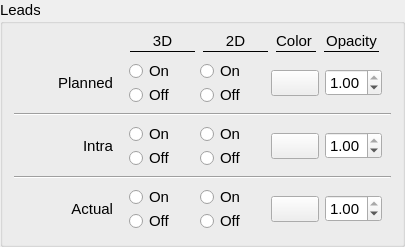
       <widget class="QGroupBox" name="leadVisWig">
        <property name="font">
         <font>
          <family>Arial</family>
          <pointsize>11</pointsize>
         </font>
        </property>
        <property name="title">
         <string>Leads</string>
        </property>
        <layout class="QGridLayout" name="gridLayout_7">
         <property name="topMargin">
          <number>6</number>
         </property>
         <item row="5" column="0">
          <widget class="QWidget" name="widget_3" native="true">
           <layout class="QGridLayout" name="gridLayout_6">
            <property name="topMargin">
             <number>0</number>
            </property>
            <property name="bottomMargin">
             <number>0</number>
            </property>
            <property name="verticalSpacing">
             <number>0</number>
            </property>
            <item row="0" column="6" rowspan="2">
             <widget class="ctkColorPickerButton" name="actualLeadVisColor">
              <property name="minimumSize">
               <size>
                <width>35</width>
                <height>0</height>
               </size>
              </property>
              <property name="displayColorName">
               <bool>false</bool>
              </property>
              <attribute name="buttonGroup">
               <string notr="true">colorPickerButtonGroup</string>
              </attribute>
             </widget>
            </item>
            <item row="0" column="1">
             <widget class="QRadioButton" name="actualLead3DVisOn">
              <property name="sizePolicy">
               <sizepolicy hsizetype="Fixed" vsizetype="Fixed">
                <horstretch>0</horstretch>
                <verstretch>0</verstretch>
               </sizepolicy>
              </property>
              <property name="minimumSize">
               <size>
                <width>55</width>
                <height>0</height>
               </size>
              </property>
              <property name="font">
               <font>
                <family>Arial</family>
                <pointsize>11</pointsize>
               </font>
              </property>
              <property name="focusPolicy">
               <enum>Qt::NoFocus</enum>
              </property>
              <property name="text">
               <string>On</string>
              </property>
              <attribute name="buttonGroup">
               <string notr="true">patientModelsViewButtonGroup</string>
              </attribute>
             </widget>
            </item>
            <item row="0" column="0" rowspan="2">
             <widget class="QLabel" name="label_3">
              <property name="sizePolicy">
               <sizepolicy hsizetype="Fixed" vsizetype="Preferred">
                <horstretch>0</horstretch>
                <verstretch>0</verstretch>
               </sizepolicy>
              </property>
              <property name="minimumSize">
               <size>
                <width>100</width>
                <height>0</height>
               </size>
              </property>
              <property name="font">
               <font>
                <family>Arial</family>
                <pointsize>11</pointsize>
               </font>
              </property>
              <property name="text">
               <string>Actual</string>
              </property>
              <property name="alignment">
               <set>Qt::AlignRight|Qt::AlignTrailing|Qt::AlignVCenter</set>
              </property>
              <property name="indent">
               <number>10</number>
              </property>
             </widget>
            </item>
            <item row="1" column="2">
             <spacer name="horizontalSpacer_4">
              <property name="orientation">
               <enum>Qt::Horizontal</enum>
              </property>
              <property name="sizeType">
               <enum>QSizePolicy::Fixed</enum>
              </property>
              <property name="sizeHint" stdset="0">
               <size>
                <width>10</width>
                <height>20</height>
               </size>
              </property>
             </spacer>
            </item>
            <item row="1" column="1">
             <widget class="QRadioButton" name="actualLead3DVisOff">
              <property name="sizePolicy">
               <sizepolicy hsizetype="Fixed" vsizetype="Fixed">
                <horstretch>0</horstretch>
                <verstretch>0</verstretch>
               </sizepolicy>
              </property>
              <property name="minimumSize">
               <size>
                <width>55</width>
                <height>0</height>
               </size>
              </property>
              <property name="font">
               <font>
                <family>Arial</family>
                <pointsize>11</pointsize>
               </font>
              </property>
              <property name="focusPolicy">
               <enum>Qt::NoFocus</enum>
              </property>
              <property name="text">
               <string>Off</string>
              </property>
              <attribute name="buttonGroup">
               <string notr="true">patientModelsViewButtonGroup</string>
              </attribute>
             </widget>
            </item>
            <item row="1" column="4">
             <spacer name="horizontalSpacer_35">
              <property name="orientation">
               <enum>Qt::Horizontal</enum>
              </property>
              <property name="sizeType">
               <enum>QSizePolicy::Fixed</enum>
              </property>
              <property name="sizeHint" stdset="0">
               <size>
                <width>10</width>
                <height>20</height>
               </size>
              </property>
             </spacer>
            </item>
            <item row="0" column="3">
             <widget class="QRadioButton" name="actualLead2DVisOn">
              <property name="sizePolicy">
               <sizepolicy hsizetype="Fixed" vsizetype="Fixed">
                <horstretch>0</horstretch>
                <verstretch>0</verstretch>
               </sizepolicy>
              </property>
              <property name="minimumSize">
               <size>
                <width>55</width>
                <height>0</height>
               </size>
              </property>
              <property name="font">
               <font>
                <family>Arial</family>
                <pointsize>11</pointsize>
               </font>
              </property>
              <property name="focusPolicy">
               <enum>Qt::NoFocus</enum>
              </property>
              <property name="text">
               <string>On</string>
              </property>
              <attribute name="buttonGroup">
               <string notr="true">patientModelsViewButtonGroup</string>
              </attribute>
             </widget>
            </item>
            <item row="0" column="7" rowspan="2">
             <widget class="QDoubleSpinBox" name="actualLeadOpacity">
              <property name="sizePolicy">
               <sizepolicy hsizetype="Preferred" vsizetype="Fixed">
                <horstretch>0</horstretch>
                <verstretch>0</verstretch>
               </sizepolicy>
              </property>
              <property name="maximum">
               <double>1.000000000000000</double>
              </property>
              <property name="singleStep">
               <double>0.100000000000000</double>
              </property>
              <property name="value">
               <double>1.000000000000000</double>
              </property>
             </widget>
            </item>
            <item row="1" column="3">
             <widget class="QRadioButton" name="actualLead2DVisOff">
              <property name="sizePolicy">
               <sizepolicy hsizetype="Fixed" vsizetype="Fixed">
                <horstretch>0</horstretch>
                <verstretch>0</verstretch>
               </sizepolicy>
              </property>
              <property name="minimumSize">
               <size>
                <width>55</width>
                <height>0</height>
               </size>
              </property>
              <property name="font">
               <font>
                <family>Arial</family>
                <pointsize>11</pointsize>
               </font>
              </property>
              <property name="styleSheet">
               <string notr="true"/>
              </property>
              <property name="text">
               <string>Off</string>
              </property>
              <attribute name="buttonGroup">
               <string notr="true">patientModelsViewButtonGroup</string>
              </attribute>
             </widget>
            </item>
           </layout>
          </widget>
         </item>
         <item row="1" column="0">
          <widget class="QWidget" name="widget_2" native="true">
           <layout class="QGridLayout" name="gridLayout_4">
            <property name="topMargin">
             <number>0</number>
            </property>
            <property name="bottomMargin">
             <number>0</number>
            </property>
            <property name="verticalSpacing">
             <number>0</number>
            </property>
            <item row="0" column="1">
             <widget class="QRadioButton" name="plannedLead3DVisOn">
              <property name="sizePolicy">
               <sizepolicy hsizetype="Fixed" vsizetype="Fixed">
                <horstretch>0</horstretch>
                <verstretch>0</verstretch>
               </sizepolicy>
              </property>
              <property name="minimumSize">
               <size>
                <width>55</width>
                <height>0</height>
               </size>
              </property>
              <property name="font">
               <font>
                <family>Arial</family>
                <pointsize>11</pointsize>
               </font>
              </property>
              <property name="focusPolicy">
               <enum>Qt::NoFocus</enum>
              </property>
              <property name="text">
               <string>On</string>
              </property>
              <attribute name="buttonGroup">
               <string notr="true">patientModelsViewButtonGroup</string>
              </attribute>
             </widget>
            </item>
            <item row="1" column="4">
             <spacer name="horizontalSpacer_34">
              <property name="orientation">
               <enum>Qt::Horizontal</enum>
              </property>
              <property name="sizeType">
               <enum>QSizePolicy::Fixed</enum>
              </property>
              <property name="sizeHint" stdset="0">
               <size>
                <width>10</width>
                <height>20</height>
               </size>
              </property>
             </spacer>
            </item>
            <item row="0" column="0" rowspan="2">
             <widget class="QLabel" name="label_2">
              <property name="sizePolicy">
               <sizepolicy hsizetype="Fixed" vsizetype="Preferred">
                <horstretch>0</horstretch>
                <verstretch>0</verstretch>
               </sizepolicy>
              </property>
              <property name="minimumSize">
               <size>
                <width>100</width>
                <height>0</height>
               </size>
              </property>
              <property name="font">
               <font>
                <family>Arial</family>
                <pointsize>11</pointsize>
               </font>
              </property>
              <property name="text">
               <string>Planned</string>
              </property>
              <property name="alignment">
               <set>Qt::AlignRight|Qt::AlignTrailing|Qt::AlignVCenter</set>
              </property>
              <property name="indent">
               <number>10</number>
              </property>
             </widget>
            </item>
            <item row="0" column="7" rowspan="2">
             <widget class="QDoubleSpinBox" name="plannedLeadOpacity">
              <property name="sizePolicy">
               <sizepolicy hsizetype="Preferred" vsizetype="Fixed">
                <horstretch>0</horstretch>
                <verstretch>0</verstretch>
               </sizepolicy>
              </property>
              <property name="maximum">
               <double>1.000000000000000</double>
              </property>
              <property name="singleStep">
               <double>0.100000000000000</double>
              </property>
              <property name="value">
               <double>1.000000000000000</double>
              </property>
             </widget>
            </item>
            <item row="1" column="2">
             <spacer name="horizontalSpacer_6">
              <property name="orientation">
               <enum>Qt::Horizontal</enum>
              </property>
              <property name="sizeType">
               <enum>QSizePolicy::Fixed</enum>
              </property>
              <property name="sizeHint" stdset="0">
               <size>
                <width>10</width>
                <height>20</height>
               </size>
              </property>
             </spacer>
            </item>
            <item row="0" column="3">
             <widget class="QRadioButton" name="plannedLead2DVisOn">
              <property name="sizePolicy">
               <sizepolicy hsizetype="Fixed" vsizetype="Fixed">
                <horstretch>0</horstretch>
                <verstretch>0</verstretch>
               </sizepolicy>
              </property>
              <property name="minimumSize">
               <size>
                <width>55</width>
                <height>0</height>
               </size>
              </property>
              <property name="font">
               <font>
                <family>Arial</family>
                <pointsize>11</pointsize>
               </font>
              </property>
              <property name="focusPolicy">
               <enum>Qt::NoFocus</enum>
              </property>
              <property name="text">
               <string>On</string>
              </property>
              <attribute name="buttonGroup">
               <string notr="true">patientModelsViewButtonGroup</string>
              </attribute>
             </widget>
            </item>
            <item row="1" column="1">
             <widget class="QRadioButton" name="plannedLead3DVisOff">
              <property name="sizePolicy">
               <sizepolicy hsizetype="Fixed" vsizetype="Fixed">
                <horstretch>0</horstretch>
                <verstretch>0</verstretch>
               </sizepolicy>
              </property>
              <property name="minimumSize">
               <size>
                <width>55</width>
                <height>0</height>
               </size>
              </property>
              <property name="font">
               <font>
                <family>Arial</family>
                <pointsize>11</pointsize>
               </font>
              </property>
              <property name="focusPolicy">
               <enum>Qt::NoFocus</enum>
              </property>
              <property name="text">
               <string>Off</string>
              </property>
              <attribute name="buttonGroup">
               <string notr="true">patientModelsViewButtonGroup</string>
              </attribute>
             </widget>
            </item>
            <item row="1" column="3">
             <widget class="QRadioButton" name="plannedLead2DVisOff">
              <property name="sizePolicy">
               <sizepolicy hsizetype="Fixed" vsizetype="Fixed">
                <horstretch>0</horstretch>
                <verstretch>0</verstretch>
               </sizepolicy>
              </property>
              <property name="minimumSize">
               <size>
                <width>55</width>
                <height>0</height>
               </size>
              </property>
              <property name="font">
               <font>
                <family>Arial</family>
                <pointsize>11</pointsize>
               </font>
              </property>
              <property name="styleSheet">
               <string notr="true"/>
              </property>
              <property name="text">
               <string>Off</string>
              </property>
              <attribute name="buttonGroup">
               <string notr="true">patientModelsViewButtonGroup</string>
              </attribute>
             </widget>
            </item>
            <item row="0" column="6" rowspan="2">
             <widget class="ctkColorPickerButton" name="plannedLeadVisColor">
              <property name="minimumSize">
               <size>
                <width>35</width>
                <height>0</height>
               </size>
              </property>
              <property name="displayColorName">
               <bool>false</bool>
              </property>
              <attribute name="buttonGroup">
               <string notr="true">colorPickerButtonGroup</string>
              </attribute>
             </widget>
            </item>
           </layout>
          </widget>
         </item>
         <item row="3" column="0">
          <widget class="QWidget" name="widget_14" native="true">
           <layout class="QGridLayout" name="gridLayout_23">
            <property name="topMargin">
             <number>0</number>
            </property>
            <property name="bottomMargin">
             <number>0</number>
            </property>
            <property name="verticalSpacing">
             <number>0</number>
            </property>
            <item row="1" column="3">
             <widget class="QRadioButton" name="intraLead2DVisOff">
              <property name="sizePolicy">
               <sizepolicy hsizetype="Fixed" vsizetype="Fixed">
                <horstretch>0</horstretch>
                <verstretch>0</verstretch>
               </sizepolicy>
              </property>
              <property name="minimumSize">
               <size>
                <width>55</width>
                <height>0</height>
               </size>
              </property>
              <property name="font">
               <font>
                <family>Arial</family>
                <pointsize>11</pointsize>
               </font>
              </property>
              <property name="styleSheet">
               <string notr="true"/>
              </property>
              <property name="text">
               <string>Off</string>
              </property>
              <attribute name="buttonGroup">
               <string notr="true">patientModelsViewButtonGroup</string>
              </attribute>
             </widget>
            </item>
            <item row="1" column="2">
             <spacer name="horizontalSpacer_13">
              <property name="orientation">
               <enum>Qt::Horizontal</enum>
              </property>
              <property name="sizeType">
               <enum>QSizePolicy::Fixed</enum>
              </property>
              <property name="sizeHint" stdset="0">
               <size>
                <width>10</width>
                <height>20</height>
               </size>
              </property>
             </spacer>
            </item>
            <item row="0" column="1">
             <widget class="QRadioButton" name="intraLead3DVisOn">
              <property name="sizePolicy">
               <sizepolicy hsizetype="Fixed" vsizetype="Fixed">
                <horstretch>0</horstretch>
                <verstretch>0</verstretch>
               </sizepolicy>
              </property>
              <property name="minimumSize">
               <size>
                <width>55</width>
                <height>0</height>
               </size>
              </property>
              <property name="font">
               <font>
                <family>Arial</family>
                <pointsize>11</pointsize>
               </font>
              </property>
              <property name="focusPolicy">
               <enum>Qt::NoFocus</enum>
              </property>
              <property name="text">
               <string>On</string>
              </property>
              <attribute name="buttonGroup">
               <string notr="true">patientModelsViewButtonGroup</string>
              </attribute>
             </widget>
            </item>
            <item row="0" column="3">
             <widget class="QRadioButton" name="intraLead2DVisOn">
              <property name="sizePolicy">
               <sizepolicy hsizetype="Fixed" vsizetype="Fixed">
                <horstretch>0</horstretch>
                <verstretch>0</verstretch>
               </sizepolicy>
              </property>
              <property name="minimumSize">
               <size>
                <width>55</width>
                <height>0</height>
               </size>
              </property>
              <property name="font">
               <font>
                <family>Arial</family>
                <pointsize>11</pointsize>
               </font>
              </property>
              <property name="focusPolicy">
               <enum>Qt::NoFocus</enum>
              </property>
              <property name="text">
               <string>On</string>
              </property>
              <attribute name="buttonGroup">
               <string notr="true">patientModelsViewButtonGroup</string>
              </attribute>
             </widget>
            </item>
            <item row="0" column="0" rowspan="2">
             <widget class="QLabel" name="label_8">
              <property name="sizePolicy">
               <sizepolicy hsizetype="Fixed" vsizetype="Preferred">
                <horstretch>0</horstretch>
                <verstretch>0</verstretch>
               </sizepolicy>
              </property>
              <property name="minimumSize">
               <size>
                <width>100</width>
                <height>0</height>
               </size>
              </property>
              <property name="font">
               <font>
                <family>Arial</family>
                <pointsize>11</pointsize>
               </font>
              </property>
              <property name="text">
               <string>Intra</string>
              </property>
              <property name="alignment">
               <set>Qt::AlignRight|Qt::AlignTrailing|Qt::AlignVCenter</set>
              </property>
              <property name="indent">
               <number>10</number>
              </property>
             </widget>
            </item>
            <item row="1" column="4">
             <spacer name="horizontalSpacer_40">
              <property name="orientation">
               <enum>Qt::Horizontal</enum>
              </property>
              <property name="sizeType">
               <enum>QSizePolicy::Fixed</enum>
              </property>
              <property name="sizeHint" stdset="0">
               <size>
                <width>10</width>
                <height>20</height>
               </size>
              </property>
             </spacer>
            </item>
            <item row="0" column="5" rowspan="2">
             <widget class="ctkColorPickerButton" name="intraLeadVisColor">
              <property name="minimumSize">
               <size>
                <width>35</width>
                <height>0</height>
               </size>
              </property>
              <property name="displayColorName">
               <bool>false</bool>
              </property>
              <attribute name="buttonGroup">
               <string notr="true">colorPickerButtonGroup</string>
              </attribute>
             </widget>
            </item>
            <item row="1" column="1">
             <widget class="QRadioButton" name="intraLead3DVisOff">
              <property name="sizePolicy">
               <sizepolicy hsizetype="Fixed" vsizetype="Fixed">
                <horstretch>0</horstretch>
                <verstretch>0</verstretch>
               </sizepolicy>
              </property>
              <property name="minimumSize">
               <size>
                <width>55</width>
                <height>0</height>
               </size>
              </property>
              <property name="font">
               <font>
                <family>Arial</family>
                <pointsize>11</pointsize>
               </font>
              </property>
              <property name="focusPolicy">
               <enum>Qt::NoFocus</enum>
              </property>
              <property name="text">
               <string>Off</string>
              </property>
              <attribute name="buttonGroup">
               <string notr="true">patientModelsViewButtonGroup</string>
              </attribute>
             </widget>
            </item>
            <item row="0" column="6" rowspan="2">
             <widget class="QDoubleSpinBox" name="intraLeadOpacity">
              <property name="sizePolicy">
               <sizepolicy hsizetype="Preferred" vsizetype="Fixed">
                <horstretch>0</horstretch>
                <verstretch>0</verstretch>
               </sizepolicy>
              </property>
              <property name="maximum">
               <double>1.000000000000000</double>
              </property>
              <property name="singleStep">
               <double>0.100000000000000</double>
              </property>
              <property name="value">
               <double>1.000000000000000</double>
              </property>
             </widget>
            </item>
           </layout>
          </widget>
         </item>
         <item row="4" column="0">
          <widget class="Line" name="line_10">
           <property name="orientation">
            <enum>Qt::Horizontal</enum>
           </property>
          </widget>
         </item>
         <item row="2" column="0">
          <widget class="Line" name="line_9">
           <property name="orientation">
            <enum>Qt::Horizontal</enum>
           </property>
          </widget>
         </item>
         <item row="0" column="0">
          <widget class="QWidget" name="widget_4" native="true">
           <layout class="QGridLayout" name="gridLayout_49">
            <property name="topMargin">
             <number>0</number>
            </property>
            <property name="bottomMargin">
             <number>0</number>
            </property>
            <property name="verticalSpacing">
             <number>0</number>
            </property>
            <item row="0" column="1">
             <widget class="QLabel" name="label_34">
              <property name="sizePolicy">
               <sizepolicy hsizetype="Fixed" vsizetype="Preferred">
                <horstretch>0</horstretch>
                <verstretch>0</verstretch>
               </sizepolicy>
              </property>
              <property name="minimumSize">
               <size>
                <width>65</width>
                <height>0</height>
               </size>
              </property>
              <property name="text">
               <string>3D</string>
              </property>
              <property name="alignment">
               <set>Qt::AlignBottom|Qt::AlignHCenter</set>
              </property>
             </widget>
            </item>
            <item row="0" column="2">
             <widget class="QLabel" name="label_35">
              <property name="sizePolicy">
               <sizepolicy hsizetype="Fixed" vsizetype="Preferred">
                <horstretch>0</horstretch>
                <verstretch>0</verstretch>
               </sizepolicy>
              </property>
              <property name="minimumSize">
               <size>
                <width>65</width>
                <height>0</height>
               </size>
              </property>
              <property name="text">
               <string>2D</string>
              </property>
              <property name="alignment">
               <set>Qt::AlignBottom|Qt::AlignHCenter</set>
              </property>
             </widget>
            </item>
            <item row="0" column="3">
             <widget class="QLabel" name="label_47">
              <property name="sizePolicy">
               <sizepolicy hsizetype="Fixed" vsizetype="Preferred">
                <horstretch>0</horstretch>
                <verstretch>0</verstretch>
               </sizepolicy>
              </property>
              <property name="minimumSize">
               <size>
                <width>35</width>
                <height>0</height>
               </size>
              </property>
              <property name="text">
               <string>Color</string>
              </property>
              <property name="alignment">
               <set>Qt::AlignBottom|Qt::AlignHCenter</set>
              </property>
             </widget>
            </item>
            <item row="0" column="4">
             <widget class="QLabel" name="label_49">
              <property name="sizePolicy">
               <sizepolicy hsizetype="Fixed" vsizetype="Preferred">
                <horstretch>0</horstretch>
                <verstretch>0</verstretch>
               </sizepolicy>
              </property>
              <property name="minimumSize">
               <size>
                <width>55</width>
                <height>0</height>
               </size>
              </property>
              <property name="text">
               <string>Opacity</string>
              </property>
              <property name="alignment">
               <set>Qt::AlignBottom|Qt::AlignHCenter</set>
              </property>
             </widget>
            </item>
            <item row="1" column="1">
             <widget class="Line" name="line_31">
              <property name="sizePolicy">
               <sizepolicy hsizetype="Fixed" vsizetype="Fixed">
                <horstretch>0</horstretch>
                <verstretch>0</verstretch>
               </sizepolicy>
              </property>
              <property name="minimumSize">
               <size>
                <width>65</width>
                <height>0</height>
               </size>
              </property>
              <property name="frameShadow">
               <enum>QFrame::Plain</enum>
              </property>
              <property name="orientation">
               <enum>Qt::Horizontal</enum>
              </property>
             </widget>
            </item>
            <item row="1" column="2">
             <widget class="Line" name="line_29">
              <property name="minimumSize">
               <size>
                <width>65</width>
                <height>0</height>
               </size>
              </property>
              <property name="frameShadow">
               <enum>QFrame::Plain</enum>
              </property>
              <property name="orientation">
               <enum>Qt::Horizontal</enum>
              </property>
             </widget>
            </item>
            <item row="1" column="3">
             <widget class="Line" name="line_30">
              <property name="sizePolicy">
               <sizepolicy hsizetype="Fixed" vsizetype="Fixed">
                <horstretch>0</horstretch>
                <verstretch>0</verstretch>
               </sizepolicy>
              </property>
              <property name="minimumSize">
               <size>
                <width>40</width>
                <height>0</height>
               </size>
              </property>
              <property name="frameShadow">
               <enum>QFrame::Plain</enum>
              </property>
              <property name="orientation">
               <enum>Qt::Horizontal</enum>
              </property>
             </widget>
            </item>
            <item row="1" column="4">
             <widget class="Line" name="line_32">
              <property name="minimumSize">
               <size>
                <width>55</width>
                <height>0</height>
               </size>
              </property>
              <property name="frameShadow">
               <enum>QFrame::Plain</enum>
              </property>
              <property name="orientation">
               <enum>Qt::Horizontal</enum>
              </property>
             </widget>
            </item>
            <item row="0" column="0">
             <spacer name="horizontalSpacer_5">
              <property name="orientation">
               <enum>Qt::Horizontal</enum>
              </property>
              <property name="sizeType">
               <enum>QSizePolicy::Fixed</enum>
              </property>
              <property name="sizeHint" stdset="0">
               <size>
                <width>105</width>
                <height>20</height>
               </size>
              </property>
             </spacer>
            </item>
           </layout>
          </widget>
         </item>
        </layout>
       </widget>
